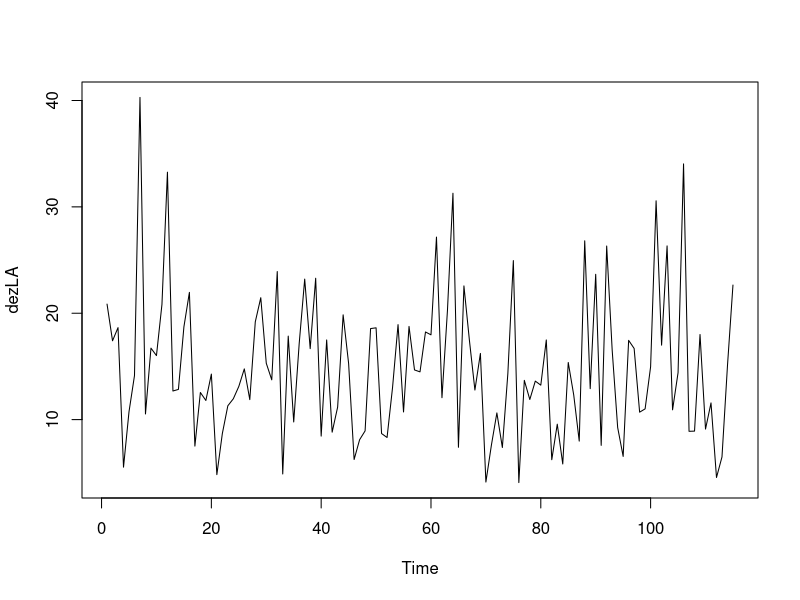
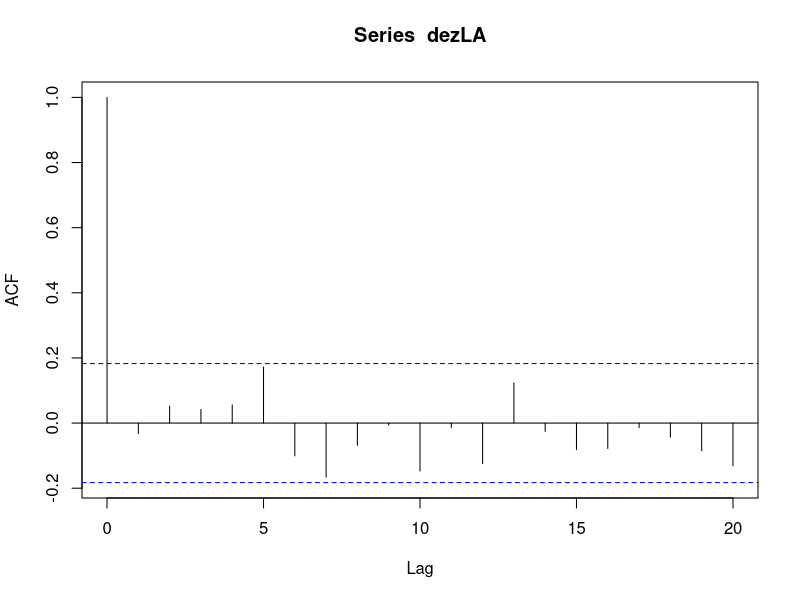

Reproduce these figures in R, in order.
library(tseries)


dezLA_Vhod <- read.table("padavineLA.txt")
dezLA <- dezLA_Vhod[,2]
ts.plot(dezLA)
acf(dezLA)
#Res se zdi stacionarno, saj pri nestacionarnih acf počasi pada. 
#Beli šum ima korelacije enake nič
kpss.test(dezLA)
adf.test(dezLA)
Box.test(dezLA)
#H0: Časovna vrsta je beli šum, H1: Časovna vrsta ni beli šum 

#Vgrajena časovna vrsta pretoka reke Nil
Nile

